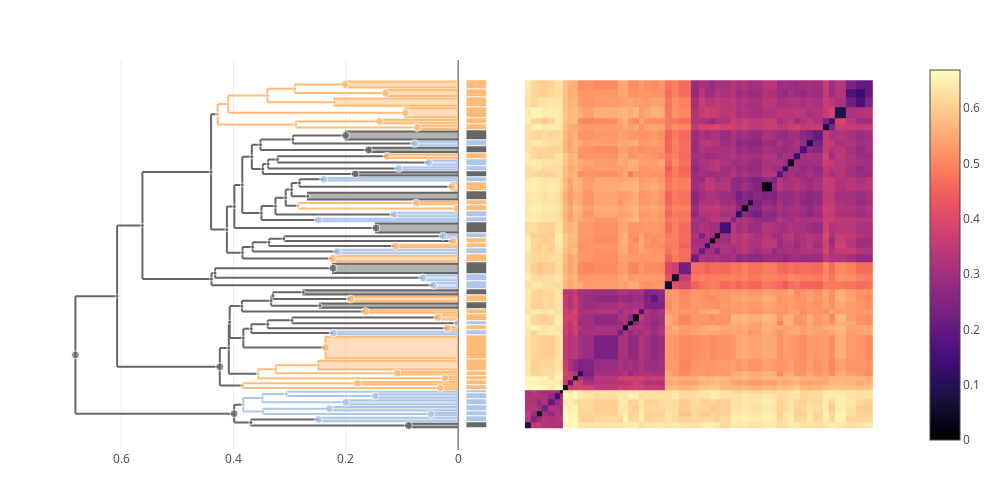

The cell this chart's notebook holds for it:
### Code cell
plot(multi_clustermap(cdata, trees["all"], max_leaves=50))

### Figure 1 — Plotly figure (JSON) as saved in the notebook; plotly's stock layout.template omitted (floating-point values rounded to 4 significant figures; data arrays with more than 128 entries replaced by an {"elided": "..."} marker saying what was removed)
{"data": [{"colorscale": {"elided": "256x2 mixed values"}, "type": "heatmap", "x": [0.5, 2.914, 5.328, 7.328, 9.743, 12.47, 14.89, 15.89, 17.89, 19.89, 21.89, 23.89, 28.49, 38.21, 40.21, 42.21, 44.21, 46.94, 48.94, 51.68, 54.41, 57.14, 60.14, 63.14, 67.88, 71.12, 73.53, 75.53, 77.53, 79.53, 84.14, 86.14, 88.55, 90.97, 92.97, 96.61, 100.6, 102.6, 105.0, 107.0, 109.8, 112.2, 114.9, 117.3, 121.5, 123.9, 126.3, 130.9, 134.9, 138.4, 141.8], "y": [0.5, 2.914, 5.328, 7.328, 9.743, 12.47, 14.89, 15.89, 17.89, 19.89, 21.89, 23.89, 28.49, 38.21, 40.21, 42.21, 44.21, 46.94, 48.94, 51.68, 54.41, 57.14, 60.14, 63.14, 67.88, 71.12, 73.53, 75.53, 77.53, 79.53, 84.14, 86.14, 88.55, 90.97, 92.97, 96.61, 100.6, 102.6, 105.0, 107.0, 109.8, 112.2, 114.9, 117.3, 121.5, 123.9, 126.3, 130.9, 134.9, 138.4, 141.8], "z": {"elided": "50x50 float values"}}, {"hoverinfo": "skip", "line": {"color": "#666666"}, "mode": "lines", "showlegend": false, "type": "scatter", "x": [0.3843, 0.3843, null, 0.3843, 0.3501, null, 0.3843, 0.3672, null], "xaxis": "x2", "y": [87.94, 110.7, null, 87.94, 87.94, null, 110.7, 110.7, null], "yaxis": "y"}, {"hoverinfo": "skip", "line": {"color": "#666666"}, "mode": "lines", "showlegend": false, "type": "scatter", "x": [0.3519, 0.3519, null, 0.3519, 0.1596, null, 0.3519, 0.2941, null], "xaxis": "x2", "y": [113.5, 117.8, null, 113.5, 113.5, null, 117.8, 117.8, null], "yaxis": "y"}, {"fill": "toself", "hoverinfo": "skip", "line": {"color": "#AEC7E8"}, "mode": "lines", "showlegend": false, "type": "scatter", "x": [0, 0.1142, 0.1142, 0], "xaxis": "x2", "y": [86.64, 86.64, 88.05, 88.05], "yaxis": "y"}, {"fill": "toself", "hoverinfo": "skip", "line": {"color": "#FFBB78"}, "mode": "lines", "showlegend": false, "type": "scatter", "x": [0, 0.2015, 0.2015, 0], "xaxis": "x2", "y": [138.9, 138.9, 141.3, 141.3], "yaxis": "y"}, {"hoverinfo": "skip", "line": {"color": "#666666"}, "mode": "lines", "showlegend": false, "type": "scatter", "x": [0.3366, 0.3366, null, 0.3366, 0.1119, null, 0.3366, 0.3102, null], "xaxis": "x2", "y": [74.53, 77.53, null, 74.53, 74.53, null, 77.53, 77.53, null], "yaxis": "y"}, {"hoverinfo": "skip", "line": {"color": "#FFBB78"}, "mode": "lines", "showlegend": false, "type": "scatter", "x": [0.428, 0.428, null, 0.428, 0.2889, null, 0.428, 0.4095, null], "xaxis": "x2", "y": [123.9, 132.1, null, 123.9, 123.9, null, 132.1, 132.1, null], "yaxis": "y"}, {"hoverinfo": "skip", "line": {"color": "#FFBB78"}, "mode": "lines", "showlegend": false, "type": "scatter", "x": [0.3831, 0.3831, null, 0.3831, 0.03199, null, 0.3831, 0.179, null], "xaxis": "x2", "y": [16.89, 18.89, null, 16.89, 16.89, null, 18.89, 18.89, null], "yaxis": "y"}, {"hoverinfo": "skip", "line": {"color": "#666666"}, "mode": "lines", "showlegend": false, "type": "scatter", "x": [0.3984, 0.3984, null, 0.3984, 0.1463, null, 0.3984, 0.3843, null], "xaxis": "x2", "y": [81.84, 99.34, null, 81.84, 81.84, null, 99.34, 99.34, null], "yaxis": "y"}, {"fill": "toself", "hoverinfo": "skip", "line": {"color": "#FFBB78"}, "mode": "lines", "showlegend": false, "type": "scatter", "x": [0, 0.07323, 0.07323, 0], "xaxis": "x2", "y": [122.0, 122.0, 123.4, 123.4], "yaxis": "y"}, {"hoverinfo": "skip", "line": {"color": "#666666"}, "mode": "lines", "showlegend": false, "type": "scatter", "x": [0.3501, 0.3501, null, 0.3501, 0.2488, null, 0.3501, 0.3252, null], "xaxis": "x2", "y": [85.14, 90.75, null, 85.14, 85.14, null, 90.75, 90.75, null], "yaxis": "y"}, {"hoverinfo": "skip", "line": {"color": "#FFBB78"}, "mode": "lines", "showlegend": false, "type": "scatter", "x": [0.3393, 0.3393, null, 0.3393, 0.2204, null, 0.3393, 0.291, null], "xaxis": "x2", "y": [132.9, 138.4, null, 132.9, 132.9, null, 138.4, 138.4, null], "yaxis": "y"}, {"fill": "toself", "hoverinfo": "skip", "line": {"color": "#AEC7E8"}, "mode": "lines", "showlegend": false, "type": "scatter", "x": [0, 0.2489, 0.2489, 0], "xaxis": "x2", "y": [3.414, 3.414, 4.828, 4.828], "yaxis": "y"}, {"fill": "toself", "hoverinfo": "skip", "line": {"color": "#FFBB78"}, "mode": "lines", "showlegend": false, "type": "scatter", "x": [0, 0.01143, 0.01143, 0], "xaxis": "x2", "y": [97.11, 97.11, 100.1, 100.1], "yaxis": "y"}, {"fill": "toself", "hoverinfo": "skip", "line": {"color": "#AEC7E8"}, "mode": "lines", "showlegend": false, "type": "scatter", "x": [0, 0.2393, 0.2393, 0], "xaxis": "x2", "y": [101.1, 101.1, 102.1, 102.1], "yaxis": "y"}, {"fill": "toself", "hoverinfo": "skip", "line": {"color": "#FFBB78"}, "mode": "lines", "showlegend": false, "type": "scatter", "x": [0, 0.1917, 0.1917, 0], "xaxis": "x2", "y": [52.18, 52.18, 53.91, 53.91], "yaxis": "y"}, {"fill": "toself", "hoverinfo": "skip", "line": {"color": "#AEC7E8"}, "mode": "lines", "showlegend": false, "type": "scatter", "x": [0, 0.04423, 0.04423, 0], "xaxis": "x2", "y": [57.64, 57.64, 59.64, 59.64], "yaxis": "y"}, {"fill": "toself", "hoverinfo": "skip", "line": {"color": "#FFBB78"}, "mode": "lines", "showlegend": false, "type": "scatter", "x": [0, 0.1265, 0.1265, 0], "xaxis": "x2", "y": [110.3, 110.3, 111.7, 111.7], "yaxis": "y"}, {"fill": "toself", "hoverinfo": "skip", "line": {"color": "#FFBB78"}, "mode": "lines", "showlegend": false, "type": "scatter", "x": [0, 0.01944, 0.01944, 0], "xaxis": "x2", "y": [40.71, 40.71, 41.71, 41.71], "yaxis": "y"}, {"fill": "toself", "hoverinfo": "skip", "line": {"color": "#FFBB78"}, "mode": "lines", "showlegend": false, "type": "scatter", "x": [0, 0.179, 0.179, 0], "xaxis": "x2", "y": [18.39, 18.39, 19.39, 19.39], "yaxis": "y"}, {"fill": "toself", "hoverinfo": "skip", "line": {"color": "#666666"}, "mode": "lines", "showlegend": false, "type": "scatter", "x": [0, 0.246, 0.246, 0], "xaxis": "x2", "y": [49.44, 49.44, 51.18, 51.18], "yaxis": "y"}, {"hoverinfo": "skip", "line": {"color": "#666666"}, "mode": "lines", "showlegend": false, "type": "scatter", "x": [0.562, 0.562, null, 0.562, 0.439, null, 0.562, 0.4398, null], "xaxis": "x2", "y": [61.11, 104.6, null, 61.11, 61.11, null, 104.6, 104.6, null], "yaxis": "y"}, {"fill": "toself", "hoverinfo": "skip", "line": {"color": "#AEC7E8"}, "mode": "lines", "showlegend": false, "type": "scatter", "x": [0, 0.0008134, 0.0008134, 0], "xaxis": "x2", "y": [42.71, 42.71, 43.71, 43.71], "yaxis": "y"}, {"fill": "toself", "hoverinfo": "skip", "line": {"color": "#FFBB78"}, "mode": "lines", "showlegend": false, "type": "scatter", "x": [0, 0.2239, 0.2239, 0], "xaxis": "x2", "y": [68.38, 68.38, 70.62, 70.62], "yaxis": "y"}, {"hoverinfo": "skip", "line": {"color": "#666666"}, "mode": "lines", "showlegend": false, "type": "scatter", "x": [0.4243, 0.4243, null, 0.4243, 0.3831, null, 0.4243, 0.4083, null], "xaxis": "x2", "y": [17.89, 33.19, null, 17.89, 17.89, null, 33.19, 33.19, null], "yaxis": "y"}, {"fill": "toself", "hoverinfo": "skip", "line": {"color": "#FFBB78"}, "mode": "lines", "showlegend": false, "type": "scatter", "x": [0, 0.03606, 0.03606, 0], "xaxis": "x2", "y": [44.71, 44.71, 46.44, 46.44], "yaxis": "y"}, {"hoverinfo": "skip", "line": {"color": "#666666"}, "mode": "lines", "showlegend": false, "type": "scatter", "x": [0.3328, 0.3328, null, 0.3328, 0.246, null, 0.3328, 0.3295, null], "xaxis": "x2", "y": [50.31, 54.41, null, 50.31, 50.31, null, 54.41, 54.41, null], "yaxis": "y"}, {"fill": "toself", "hoverinfo": "skip", "line": {"color": "#666666"}, "mode": "lines", "showlegend": false, "type": "scatter", "x": [0, 0.2674, 0.2674, 0], "xaxis": "x2", "y": [93.47, 93.47, 96.11, 96.11], "yaxis": "y"}, {"fill": "toself", "hoverinfo": "skip", "line": {"color": "#AEC7E8"}, "mode": "lines", "showlegend": false, "type": "scatter", "x": [0, 0.0629, 0.0629, 0], "xaxis": "x2", "y": [60.64, 60.64, 62.64, 62.64], "yaxis": "y"}, {"hoverinfo": "skip", "line": {"color": "#AEC7E8"}, "mode": "lines", "showlegend": false, "type": "scatter", "x": [0.3485, 0.3485, null, 0.3485, 0.2003, null, 0.3485, 0.3058, null], "xaxis": "x2", "y": [11.11, 14.54, null, 11.11, 11.11, null, 14.54, 14.54, null], "yaxis": "y"}, {"fill": "toself", "hoverinfo": "skip", "line": {"color": "#AEC7E8"}, "mode": "lines", "showlegend": false, "type": "scatter", "x": [0, 0.2151, 0.2151, 0], "xaxis": "x2", "y": [71.62, 71.62, 73.03, 73.03], "yaxis": "y"}, {"fill": "toself", "hoverinfo": "skip", "line": {"color": "#FFBB78"}, "mode": "lines", "showlegend": false, "type": "scatter", "x": [0, 0.2488, 0.2488, 0], "xaxis": "x2", "y": [24.39, 24.39, 27.99, 27.99], "yaxis": "y"}, {"hoverinfo": "skip", "line": {"color": "#666666"}, "mode": "lines", "showlegend": false, "type": "scatter", "x": [0.3839, 0.3839, null, 0.3839, 0.2239, null, 0.3839, 0.3657, null], "xaxis": "x2", "y": [69.5, 74.18, null, 69.5, 69.5, null, 74.18, 74.18, null], "yaxis": "y"}, {"hoverinfo": "skip", "line": {"color": "#666666"}, "mode": "lines", "showlegend": false, "type": "scatter", "x": [0.3389, 0.3389, null, 0.3389, 0.01944, null, 0.3389, 0.2956, null], "xaxis": "x2", "y": [41.21, 44.4, null, 41.21, 41.21, null, 44.4, 44.4, null], "yaxis": "y"}, {"hoverinfo": "skip", "line": {"color": "#666666"}, "mode": "lines", "showlegend": false, "type": "scatter", "x": [0.3252, 0.3252, null, 0.3252, 0.1142, null, 0.3252, 0.307, null], "xaxis": "x2", "y": [87.35, 94.16, null, 87.35, 87.35, null, 94.16, 94.16, null], "yaxis": "y"}, {"hoverinfo": "skip", "line": {"color": "#666666"}, "mode": "lines", "showlegend": false, "type": "scatter", "x": [0.4398, 0.4398, null, 0.4398, 0.4117, null, 0.4398, 0.428, null], "xaxis": "x2", "y": [81.21, 128.0, null, 81.21, 81.21, null, 128.0, 128.0, null], "yaxis": "y"}, {"fill": "toself", "hoverinfo": "skip", "line": {"color": "#AEC7E8"}, "mode": "lines", "showlegend": false, "type": "scatter", "x": [0, 0.02702, 0.02702, 0], "xaxis": "x2", "y": [78.03, 78.03, 79.03, 79.03], "yaxis": "y"}, {"hoverinfo": "skip", "line": {"color": "#FFBB78"}, "mode": "lines", "showlegend": false, "type": "scatter", "x": [0.2844, 0.2844, null, 0.2844, 0.002475, null, 0.2844, 0.07489, null], "xaxis": "x2", "y": [89.76, 91.97, null, 89.76, 89.76, null, 91.97, 91.97, null], "yaxis": "y"}, {"hoverinfo": "skip", "line": {"color": "#AEC7E8"}, "mode": "lines", "showlegend": false, "type": "scatter", "x": [0.3058, 0.3058, null, 0.3058, 0.1477, null, 0.3058, 0, null], "xaxis": "x2", "y": [13.68, 15.39, null, 13.68, 13.68, null, 15.39, 15.39, null], "yaxis": "y"}, {"fill": "toself", "hoverinfo": "skip", "line": {"color": "#FFBB78"}, "mode": "lines", "showlegend": false, "type": "scatter", "x": [0, 0.1119, 0.1119, 0], "xaxis": "x2", "y": [74.03, 74.03, 75.03, 75.03], "yaxis": "y"}, {"fill": "toself", "hoverinfo": "skip", "line": {"color": "#FFBB78"}, "mode": "lines", "showlegend": false, "type": "scatter", "x": [0, 0.236, 0.236, 0], "xaxis": "x2", "y": [28.99, 28.99, 37.71, 37.71], "yaxis": "y"}, {"hoverinfo": "skip", "line": {"color": "#FFBB78"}, "mode": "lines", "showlegend": false, "type": "scatter", "x": [0.291, 0.291, null, 0.291, 0.1292, null, 0.291, 0.2015, null], "xaxis": "x2", "y": [136.6, 140.1, null, 136.6, 136.6, null, 140.1, 140.1, null], "yaxis": "y"}, {"hoverinfo": "skip", "line": {"color": "#666666"}, "mode": "lines", "showlegend": false, "type": "scatter", "x": [0.4067, 0.4067, null, 0.4067, 0.3824, null, 0.4067, 0.3848, null], "xaxis": "x2", "y": [37.18, 50.15, null, 37.18, 37.18, null, 50.15, 50.15, null], "yaxis": "y"}, {"hoverinfo": "skip", "line": {"color": "#666666"}, "mode": "lines", "showlegend": false, "type": "scatter", "x": [0.3848, 0.3848, null, 0.3848, 0.1653, null, 0.3848, 0.3328, null], "xaxis": "x2", "y": [47.94, 52.36, null, 47.94, 47.94, null, 52.36, 52.36, null], "yaxis": "y"}, {"hoverinfo": "skip", "line": {"color": "#666666"}, "mode": "lines", "showlegend": false, "type": "scatter", "x": [0.307, 0.307, null, 0.307, 0.2844, null, 0.307, 0.2964, null], "xaxis": "x2", "y": [90.86, 97.45, null, 90.86, 90.86, null, 97.45, 97.45, null], "yaxis": "y"}, {"hoverinfo": "skip", "line": {"color": "#666666"}, "mode": "lines", "showlegend": false, "type": "scatter", "x": [0.3295, 0.3295, null, 0.3295, 0.1917, null, 0.3295, 0.2755, null], "xaxis": "x2", "y": [53.04, 55.77, null, 53.04, 53.04, null, 55.77, 55.77, null], "yaxis": "y"}, {"fill": "toself", "hoverinfo": "skip", "line": {"color": "#666666"}, "mode": "lines", "showlegend": false, "type": "scatter", "x": [0, 0.08852, 0.08852, 0], "xaxis": "x2", "y": [1, 1, 2.414, 2.414], "yaxis": "y"}, {"hoverinfo": "skip", "line": {"color": "#666666"}, "mode": "lines", "showlegend": false, "type": "scatter", "x": [0.2956, 0.2956, null, 0.2956, 0.0008134, null, 0.2956, 0.03606, null], "xaxis": "x2", "y": [43.21, 45.58, null, 43.21, 43.21, null, 45.58, 45.58, null], "yaxis": "y"}, {"fill": "toself", "hoverinfo": "skip", "line": {"color": "#666666"}, "mode": "lines", "showlegend": false, "type": "scatter", "x": [0, 0.1596, 0.1596, 0], "xaxis": "x2", "y": [112.7, 112.7, 114.4, 114.4], "yaxis": "y"}, {"hoverinfo": "skip", "line": {"color": "#666666"}, "mode": "lines", "showlegend": false, "type": "scatter", "x": [0.3987, 0.3987, null, 0.3987, 0.3689, null, 0.3987, 0.3825, null], "xaxis": "x2", "y": [2.914, 10.13, null, 2.914, 2.914, null, 10.13, 10.13, null], "yaxis": "y"}, {"hoverinfo": "skip", "line": {"color": "#666666"}, "mode": "lines", "showlegend": false, "type": "scatter", "x": [0.4083, 0.4083, null, 0.4083, 0.3561, null, 0.4083, 0.4067, null], "xaxis": "x2", "y": [22.71, 43.67, null, 22.71, 22.71, null, 43.67, 43.67, null], "yaxis": "y"}, {"hoverinfo": "skip", "line": {"color": "#666666"}, "mode": "lines", "showlegend": false, "type": "scatter", "x": [0.3383, 0.3383, null, 0.3383, 0.106, null, 0.3383, 0.3215, null], "xaxis": "x2", "y": [106.0, 109.7, null, 106.0, 106.0, null, 109.7, 109.7, null], "yaxis": "y"}, {"hoverinfo": "skip", "line": {"color": "#666666"}, "mode": "lines", "showlegend": false, "type": "scatter", "x": [0.6814, 0.6814, null, 0.6814, 0.3987, null, 0.6814, 0.6071, null], "xaxis": "x2", "y": [6.521, 54.2, null, 6.521, 6.521, null, 54.2, 54.2, null], "yaxis": "y"}, {"fill": "toself", "hoverinfo": "skip", "line": {"color": "#FFBB78"}, "mode": "lines", "showlegend": false, "type": "scatter", "x": [0, 0.1653, 0.1653, 0], "xaxis": "x2", "y": [47.44, 47.44, 48.44, 48.44], "yaxis": "y"}, {"hoverinfo": "skip", "line": {"color": "#666666"}, "mode": "lines", "showlegend": false, "type": "scatter", "x": [0.439, 0.439, null, 0.439, 0.04423, null, 0.439, 0.4327, null], "xaxis": "x2", "y": [58.64, 63.58, null, 58.64, 58.64, null, 63.58, 63.58, null], "yaxis": "y"}, {"fill": "toself", "hoverinfo": "skip", "line": {"color": "#FFBB78"}, "mode": "lines", "showlegend": false, "type": "scatter", "x": [0, 0.002475, 0.002475, 0], "xaxis": "x2", "y": [89.05, 89.05, 90.47, 90.47], "yaxis": "y"}, {"fill": "toself", "hoverinfo": "skip", "line": {"color": "#AEC7E8"}, "mode": "lines", "showlegend": false, "type": "scatter", "x": [0, 0.2488, 0.2488, 0], "xaxis": "x2", "y": [84.64, 84.64, 85.64, 85.64], "yaxis": "y"}, {"fill": "toself", "hoverinfo": "skip", "line": {"color": "#666666"}, "mode": "lines", "showlegend": false, "type": "scatter", "x": [0, 0.2755, 0.2755, 0], "xaxis": "x2", "y": [54.91, 54.91, 56.64, 56.64], "yaxis": "y"}, {"hoverinfo": "skip", "line": {"color": "#666666"}, "mode": "lines", "showlegend": false, "type": "scatter", "x": [0.4327, 0.4327, null, 0.4327, 0.0629, null, 0.4327, 0.2227, null], "xaxis": "x2", "y": [61.64, 65.51, null, 61.64, 61.64, null, 65.51, 65.51, null], "yaxis": "y"}, {"hoverinfo": "skip", "line": {"color": "#666666"}, "mode": "lines", "showlegend": false, "type": "scatter", "x": [0.4117, 0.4117, null, 0.4117, 0.3839, null, 0.4117, 0.3984, null], "xaxis": "x2", "y": [71.84, 90.59, null, 71.84, 71.84, null, 90.59, 90.59, null], "yaxis": "y"}, {"fill": "toself", "hoverinfo": "skip", "line": {"color": "#AEC7E8"}, "mode": "lines", "showlegend": false, "type": "scatter", "x": [0, 0.07745, 0.07745, 0], "xaxis": "x2", "y": [115.4, 115.4, 116.8, 116.8], "yaxis": "y"}, {"hoverinfo": "skip", "line": {"color": "#666666"}, "mode": "lines", "showlegend": false, "type": "scatter", "x": [0.2941, 0.2941, null, 0.2941, 0.07745, null, 0.2941, 0.2003, null], "xaxis": "x2", "y": [116.1, 119.4, null, 116.1, 116.1, null, 119.4, 119.4, null], "yaxis": "y"}, {"fill": "toself", "hoverinfo": "skip", "line": {"color": "#666666"}, "mode": "lines", "showlegend": false, "type": "scatter", "x": [0, 0.2227, 0.2227, 0], "xaxis": "x2", "y": [63.64, 63.64, 67.38, 67.38], "yaxis": "y"}, {"hoverinfo": "skip", "line": {"color": "#666666"}, "mode": "lines", "showlegend": false, "type": "scatter", "x": [0.2824, 0.2824, null, 0.2824, 0.01143, null, 0.2824, 0.2393, null], "xaxis": "x2", "y": [98.61, 101.6, null, 98.61, 98.61, null, 101.6, 101.6, null], "yaxis": "y"}, {"fill": "toself", "hoverinfo": "skip", "line": {"color": "#FFBB78"}, "mode": "lines", "showlegend": false, "type": "scatter", "x": [0, 0.02369, 0.02369, 0], "xaxis": "x2", "y": [20.39, 20.39, 21.39, 21.39], "yaxis": "y"}, {"fill": "toself", "hoverinfo": "skip", "line": {"color": "#FFBB78"}, "mode": "lines", "showlegend": false, "type": "scatter", "x": [0, 0.07489, 0.07489, 0], "xaxis": "x2", "y": [91.47, 91.47, 92.47, 92.47], "yaxis": "y"}, {"fill": "toself", "hoverinfo": "skip", "line": {"color": "#AEC7E8"}, "mode": "lines", "showlegend": false, "type": "scatter", "x": [0, 0.2222, 0.2222, 0], "xaxis": "x2", "y": [38.71, 38.71, 39.71, 39.71], "yaxis": "y"}, {"hoverinfo": "skip", "line": {"color": "#666666"}, "mode": "lines", "showlegend": false, "type": "scatter", "x": [0.3689, 0.3689, null, 0.3689, 0.08852, null, 0.3689, 0.2489, null], "xaxis": "x2", "y": [1.707, 4.121, null, 1.707, 1.707, null, 4.121, 4.121, null], "yaxis": "y"}, {"fill": "toself", "hoverinfo": "skip", "line": {"color": "#666666"}, "mode": "lines", "showlegend": false, "type": "scatter", "x": [0, 0.1463, 0.1463, 0], "xaxis": "x2", "y": [80.03, 80.03, 83.64, 83.64], "yaxis": "y"}, {"hoverinfo": "skip", "line": {"color": "#666666"}, "mode": "lines", "showlegend": false, "type": "scatter", "x": [0.3477, 0.3477, null, 0.3477, 0.1834, null, 0.3477, 0.3383, null], "xaxis": "x2", "y": [103.8, 107.9, null, 103.8, 103.8, null, 107.9, 107.9, null], "yaxis": "y"}, {"hoverinfo": "skip", "line": {"color": "#FFBB78"}, "mode": "lines", "showlegend": false, "type": "scatter", "x": [0.2889, 0.2889, null, 0.2889, 0.07323, null, 0.2889, 0.1404, null], "xaxis": "x2", "y": [122.7, 125.1, null, 122.7, 122.7, null, 125.1, 125.1, null], "yaxis": "y"}, {"hoverinfo": "skip", "line": {"color": "#FFBB78"}, "mode": "lines", "showlegend": false, "type": "scatter", "x": [0.4095, 0.4095, null, 0.4095, 0.09413, null, 0.4095, 0.3393, null], "xaxis": "x2", "y": [128.6, 135.6, null, 128.6, 128.6, null, 135.6, 135.6, null], "yaxis": "y"}, {"hoverinfo": "skip", "line": {"color": "#666666"}, "mode": "lines", "showlegend": false, "type": "scatter", "x": [0.3672, 0.3672, null, 0.3672, 0.3477, null, 0.3672, 0.3519, null], "xaxis": "x2", "y": [105.8, 115.6, null, 105.8, 105.8, null, 115.6, 115.6, null], "yaxis": "y"}, {"hoverinfo": "skip", "line": {"color": "#AEC7E8"}, "mode": "lines", "showlegend": false, "type": "scatter", "x": [0.348, 0.348, null, 0.348, 0.04853, null, 0.348, 0.2297, null], "xaxis": "x2", "y": [6.328, 8.536, null, 6.328, 6.328, null, 8.536, 8.536, null], "yaxis": "y"}, {"fill": "toself", "hoverinfo": "skip", "line": {"color": "#666666"}, "mode": "lines", "showlegend": false, "type": "scatter", "x": [0, 0.1834, 0.1834, 0], "xaxis": "x2", "y": [103.1, 103.1, 104.5, 104.5], "yaxis": "y"}, {"fill": "toself", "hoverinfo": "skip", "line": {"color": "#666666"}, "mode": "lines", "showlegend": false, "type": "scatter", "x": [0, 0.2003, 0.2003, 0], "xaxis": "x2", "y": [117.8, 117.8, 121.0, 121.0], "yaxis": "y"}, {"fill": "toself", "hoverinfo": "skip", "line": {"color": "#FFBB78"}, "mode": "lines", "showlegend": false, "type": "scatter", "x": [0, 0.1091, 0.1091, 0], "xaxis": "x2", "y": [22.39, 22.39, 23.39, 23.39], "yaxis": "y"}, {"hoverinfo": "skip", "line": {"color": "#FFBB78"}, "mode": "lines", "showlegend": false, "type": "scatter", "x": [0.3561, 0.3561, null, 0.3561, 0.02369, null, 0.3561, 0.3248, null], "xaxis": "x2", "y": [20.89, 24.54, null, 20.89, 20.89, null, 24.54, 24.54, null], "yaxis": "y"}, {"fill": "toself", "hoverinfo": "skip", "line": {"color": "#FFBB78"}, "mode": "lines", "showlegend": false, "type": "scatter", "x": [0, 0.09413, 0.09413, 0], "xaxis": "x2", "y": [126.8, 126.8, 130.4, 130.4], "yaxis": "y"}, {"fill": "toself", "hoverinfo": "skip", "line": {"color": "#FFBB78"}, "mode": "lines", "showlegend": false, "type": "scatter", "x": [0, 0.03199, 0.03199, 0], "xaxis": "x2", "y": [16.39, 16.39, 17.39, 17.39], "yaxis": "y"}, {"hoverinfo": "skip", "line": {"color": "#666666"}, "mode": "lines", "showlegend": false, "type": "scatter", "x": [0.3657, 0.3657, null, 0.3657, 0.2151, null, 0.3657, 0.3366, null], "xaxis": "x2", "y": [72.33, 76.03, null, 72.33, 72.33, null, 76.03, 76.03, null], "yaxis": "y"}, {"hoverinfo": "skip", "line": {"color": "#666666"}, "mode": "lines", "showlegend": false, "type": "scatter", "x": [0.3102, 0.3102, null, 0.3102, 0.00951, null, 0.3102, 0.02702, null], "xaxis": "x2", "y": [76.53, 78.53, null, 76.53, 76.53, null, 78.53, 78.53, null], "yaxis": "y"}, {"fill": "toself", "hoverinfo": "skip", "line": {"color": "#AEC7E8"}, "mode": "lines", "showlegend": false, "type": "scatter", "x": [0, 0.2297, 0.2297, 0], "xaxis": "x2", "y": [7.828, 7.828, 9.243, 9.243], "yaxis": "y"}, {"fill": "toself", "hoverinfo": "skip", "line": {"color": "#AEC7E8"}, "mode": "lines", "showlegend": false, "type": "scatter", "x": [0, 0.05265, 0.05265, 0], "xaxis": "x2", "y": [107.5, 107.5, 109.3, 109.3], "yaxis": "y"}, {"fill": "toself", "hoverinfo": "skip", "line": {"color": "#FFBB78"}, "mode": "lines", "showlegend": false, "type": "scatter", "x": [0, 0.00951, 0.00951, 0], "xaxis": "x2", "y": [76.03, 76.03, 77.03, 77.03], "yaxis": "y"}, {"hoverinfo": "skip", "line": {"color": "#666666"}, "mode": "lines", "showlegend": false, "type": "scatter", "x": [0.3682, 0.3682, null, 0.3682, 0.2222, null, 0.3682, 0.3389, null], "xaxis": "x2", "y": [39.21, 42.8, null, 39.21, 39.21, null, 42.8, 42.8, null], "yaxis": "y"}, {"hoverinfo": "skip", "line": {"color": "#666666"}, "mode": "lines", "showlegend": false, "type": "scatter", "x": [0.6071, 0.6071, null, 0.6071, 0.4243, null, 0.6071, 0.562, null], "xaxis": "x2", "y": [25.54, 82.86, null, 25.54, 25.54, null, 82.86, 82.86, null], "yaxis": "y"}, {"fill": "toself", "hoverinfo": "skip", "line": {"color": "#FFBB78"}, "mode": "lines", "showlegend": false, "type": "scatter", "x": [0, 0.2204, 0.2204, 0], "xaxis": "x2", "y": [131.4, 131.4, 134.4, 134.4], "yaxis": "y"}, {"hoverinfo": "skip", "line": {"color": "#FFBB78"}, "mode": "lines", "showlegend": false, "type": "scatter", "x": [0.3248, 0.3248, null, 0.3248, 0.1091, null, 0.3248, 0.2488, null], "xaxis": "x2", "y": [22.89, 26.19, null, 22.89, 22.89, null, 26.19, 26.19, null], "yaxis": "y"}, {"hoverinfo": "skip", "line": {"color": "#666666"}, "mode": "lines", "showlegend": false, "type": "scatter", "x": [0.3215, 0.3215, null, 0.3215, 0.05265, null, 0.3215, 0.1265, null], "xaxis": "x2", "y": [108.4, 111.0, null, 108.4, 108.4, null, 111.0, 111.0, null], "yaxis": "y"}, {"hoverinfo": "skip", "line": {"color": "#666666"}, "mode": "lines", "showlegend": false, "type": "scatter", "x": [0.3824, 0.3824, null, 0.3824, 0.236, null, 0.3824, 0.3682, null], "xaxis": "x2", "y": [33.35, 41.01, null, 33.35, 33.35, null, 41.01, 41.01, null], "yaxis": "y"}, {"fill": "toself", "hoverinfo": "skip", "line": {"color": "#AEC7E8"}, "mode": "lines", "showlegend": false, "type": "scatter", "x": [0, 0.04853, 0.04853, 0], "xaxis": "x2", "y": [5.828, 5.828, 6.828, 6.828], "yaxis": "y"}, {"fill": "toself", "hoverinfo": "skip", "line": {"color": "#AEC7E8"}, "mode": "lines", "showlegend": false, "type": "scatter", "x": [0, 0.2003, 0.2003, 0], "xaxis": "x2", "y": [10.24, 10.24, 11.97, 11.97], "yaxis": "y"}, {"fill": "toself", "hoverinfo": "skip", "line": {"color": "#FFBB78"}, "mode": "lines", "showlegend": false, "type": "scatter", "x": [0, 0.1404, 0.1404, 0], "xaxis": "x2", "y": [124.4, 124.4, 125.8, 125.8], "yaxis": "y"}, {"fill": "toself", "hoverinfo": "skip", "line": {"color": "#FFBB78"}, "mode": "lines", "showlegend": false, "type": "scatter", "x": [0, 0.1292, 0.1292, 0], "xaxis": "x2", "y": [135.4, 135.4, 137.9, 137.9], "yaxis": "y"}, {"hoverinfo": "skip", "line": {"color": "#666666"}, "mode": "lines", "showlegend": false, "type": "scatter", "x": [0.2964, 0.2964, null, 0.2964, 0.2674, null, 0.2964, 0.2824, null], "xaxis": "x2", "y": [94.79, 100.1, null, 94.79, 94.79, null, 100.1, 100.1, null], "yaxis": "y"}, {"fill": "toself", "hoverinfo": "skip", "line": {"color": "#AEC7E8"}, "mode": "lines", "showlegend": false, "type": "scatter", "x": [0, 0.106, 0.106, 0], "xaxis": "x2", "y": [105.5, 105.5, 106.5, 106.5], "yaxis": "y"}, {"fill": "toself", "hoverinfo": "skip", "line": {"color": "#AEC7E8"}, "mode": "lines", "showlegend": false, "type": "scatter", "x": [0, 0.1477, 0.1477, 0], "xaxis": "x2", "y": [12.97, 12.97, 14.39, 14.39], "yaxis": "y"}, {"hoverinfo": "skip", "line": {"color": "#AEC7E8"}, "mode": "lines", "showlegend": false, "type": "scatter", "x": [0.3825, 0.3825, null, 0.3825, 0.348, null, 0.3825, 0.3485, null], "xaxis": "x2", "y": [7.432, 12.82, null, 7.432, 7.432, null, 12.82, 12.82, null], "yaxis": "y"}, {"customdata": {"elided": "98x3 mixed values"}, "hovertemplate": "ID: %{customdata[0]}<br>\nHeight: %{x:.3f}<br>\nGenome count: %{customdata[1]}\n<br>\n%{customdata[2]}\n<extra></extra>", "marker": {"color": ["#666666", "#666666", "#AEC7E8", "#FFBB78", "#666666", "#FFBB78", "#FFBB78", "#666666", "#FFBB78", "#666666", "#FFBB78", "#AEC7E8", "#FFBB78", "#AEC7E8", "#FFBB78", "#AEC7E8", "#FFBB78", "#FFBB78", "#FFBB78", "#666666", "#666666", "#AEC7E8", "#FFBB78", "#666666", "#FFBB78", "#666666", "#666666", "#AEC7E8", "#AEC7E8", "#AEC7E8", "#FFBB78", "#666666", "#666666", "#666666", "#666666", "#AEC7E8", "#FFBB78", "#AEC7E8", "#FFBB78", "#FFBB78", "#FFBB78", "#666666", "#666666", "#666666", "#666666", "#666666", "#666666", "#666666", "#666666", "#666666", "#666666", "#666666", "#FFBB78", "#666666", "#FFBB78", "#AEC7E8", "#666666", "#666666", "#666666", "#AEC7E8", "#666666", "#666666", "#666666", "#FFBB78", "#FFBB78", "#AEC7E8", "#666666", "#666666", "#666666", "#FFBB78", "#FFBB78", "#666666", "#AEC7E8", "#666666", "#666666", "#FFBB78", "#FFBB78", "#FFBB78", "#FFBB78", "#666666", "#666666", "#AEC7E8", "#AEC7E8", "#FFBB78", "#666666", "#666666", "#FFBB78", "#FFBB78", "#666666", "#666666", "#AEC7E8", "#AEC7E8", "#FFBB78", "#FFBB78", "#666666", "#AEC7E8", "#AEC7E8", "#AEC7E8"], "size": [4, 4, 8, 8, 4, 4, 4, 4, 8, 4, 4, 8, 8, 8, 8, 8, 8, 8, 8, 4, 4, 8, 8, 8, 8, 4, 4, 8, 4, 8, 4, 4, 4, 4, 4, 8, 4, 4, 8, 8, 4, 4, 4, 4, 4, 8, 4, 8, 8, 4, 4, 8, 8, 4, 8, 8, 4, 4, 4, 8, 4, 8, 4, 8, 8, 8, 4, 8, 4, 4, 4, 4, 4, 8, 8, 8, 4, 8, 8, 4, 4, 8, 8, 8, 4, 4, 4, 4, 4, 4, 8, 8, 8, 8, 4, 8, 8, 4]}, "mode": "markers", "showlegend": false, "type": "scatter", "x": [0.3843, 0.3519, 0.1142, 0.2015, 0.3366, 0.428, 0.3831, 0.3984, 0.07323, 0.3501, 0.3393, 0.2489, 0.01143, 0.2393, 0.1917, 0.04423, 0.1265, 0.01944, 0.179, 0.246, 0.562, 0.0008134, 0.2239, 0.4243, 0.03606, 0.3328, 0.2674, 0.0629, 0.3485, 0.2151, 0.2488, 0.3839, 0.3389, 0.3252, 0.4398, 0.02702, 0.2844, 0.3058, 0.1119, 0.236, 0.291, 0.4067, 0.3848, 0.307, 0.3295, 0.08852, 0.2956, 0.1596, 0.3987, 0.4083, 0.3383, 0.6814, 0.1653, 0.439, 0.002475, 0.2488, 0.2755, 0.4327, 0.4117, 0.07745, 0.2941, 0.2227, 0.2824, 0.02369, 0.07489, 0.2222, 0.3689, 0.1463, 0.3477, 0.2889, 0.4095, 0.3672, 0.348, 0.1834, 0.2003, 0.1091, 0.3561, 0.09413, 0.03199, 0.3657, 0.3102, 0.2297, 0.05265, 0.00951, 0.3682, 0.6071, 0.2204, 0.3248, 0.3215, 0.3824, 0.04853, 0.2003, 0.1404, 0.1292, 0.2964, 0.106, 0.1477, 0.3825], "xaxis": "x2", "y": [99.34, 115.6, 87.35, 140.1, 76.03, 128.0, 17.89, 90.59, 122.7, 87.94, 135.6, 4.121, 98.61, 101.6, 53.04, 58.64, 111.0, 41.21, 18.89, 50.31, 82.86, 43.21, 69.5, 25.54, 45.58, 52.36, 94.79, 61.64, 12.82, 72.33, 26.19, 71.84, 42.8, 90.75, 104.6, 78.53, 90.86, 14.54, 74.53, 33.35, 138.4, 43.67, 50.15, 94.16, 54.41, 1.707, 44.4, 113.5, 6.521, 33.19, 107.9, 30.36, 47.94, 61.11, 89.76, 85.14, 55.77, 63.58, 81.21, 116.1, 117.8, 65.51, 100.1, 20.89, 91.97, 39.21, 2.914, 81.84, 105.8, 123.9, 132.1, 110.7, 7.432, 103.8, 119.4, 22.89, 22.71, 128.6, 16.89, 74.18, 77.53, 8.536, 108.4, 76.53, 41.01, 54.2, 132.9, 24.54, 109.7, 37.18, 6.328, 11.11, 125.1, 136.6, 97.45, 106.0, 13.68, 10.13], "yaxis": "y"}, {"colorscale": [[0, "#666666"], [0.1, "#AEC7E8"], [0.2, "#FFBB78"], [0.3, "#98DF8A"], [0.4, "#FF9896"], [0.5, "#C5B0D5"], [0.6, "#C49C94"], [0.7, "#F7B6D2"], [0.8, "#C7C7C7"], [0.9, "#DBDB8D"], [1, "#9EDAE5"]], "customdata": [[["ID 474", "(mixed)"]], [["ID 547", "cloacae"]], [["ID 439", "cloacae"]], [["ID 540", "cloacae"]], [["ID 529", "cloacae"]], [["ID 508", "cloacae"]], [["Genome 60", "cloacae"]], [["ID 416", "hormaechei"]], [["ID 521", "hormaechei"]], [["ID 404", "hormaechei"]], [["ID 484", "hormaechei"]], [["ID 545", "hormaechei"]], [["ID 541", "hormaechei"]], [["ID 536", "cloacae"]], [["ID 396", "hormaechei"]], [["ID 308", "cloacae"]], [["ID 421", "hormaechei"]], [["ID 515", "hormaechei"]], [["ID 544", "(mixed)"]], [["ID 527", "hormaechei"]], [["ID 550", "(mixed)"]], [["ID 435", "cloacae"]], [["ID 452", "cloacae"]], [["ID 537", "(mixed)"]], [["ID 538", "hormaechei"]], [["ID 533", "cloacae"]], [["ID 489", "hormaechei"]], [["ID 378", "hormaechei"]], [["ID 408", "cloacae"]], [["ID 506", "(mixed)"]], [["ID 546", "cloacae"]], [["ID 491", "cloacae"]], [["ID 334", "hormaechei"]], [["ID 465", "hormaechei"]], [["ID 549", "(mixed)"]], [["ID 384", "hormaechei"]], [["ID 542", "cloacae"]], [["ID 523", "(mixed)"]], [["ID 480", "cloacae"]], [["ID 443", "cloacae"]], [["ID 494", "hormaechei"]], [["ID 513", "(mixed)"]], [["ID 467", "cloacae"]], [["ID 528", "(mixed)"]], [["ID 462", "hormaechei"]], [["ID 502", "hormaechei"]], [["ID 476", "hormaechei"]], [["ID 535", "hormaechei"]], [["ID 498", "hormaechei"]], [["ID 530", "hormaechei"]]], "hovertemplate": "%{customdata[0]} <br>\n%{customdata[1]}\n<extra></extra>\n", "showscale": false, "type": "heatmap", "xaxis": "x3", "y": [0.5, 2.914, 5.328, 7.328, 9.743, 12.47, 14.89, 15.89, 17.89, 19.89, 21.89, 23.89, 28.49, 38.21, 40.21, 42.21, 44.21, 46.94, 48.94, 51.68, 54.41, 57.14, 60.14, 63.14, 67.88, 71.12, 73.53, 75.53, 77.53, 79.53, 84.14, 86.14, 88.55, 90.97, 92.97, 96.61, 100.6, 102.6, 105.0, 107.0, 109.8, 112.2, 114.9, 117.3, 121.5, 123.9, 126.3, 130.9, 134.9, 138.4, 141.8], "ygap": 1, "z": [[0], [1], [1], [1], [1], [1], [1], [2], [2], [2], [2], [2], [2], [1], [2], [1], [2], [2], [0], [2], [0], [1], [1], [0], [2], [1], [2], [2], [1], [0], [1], [1], [2], [2], [0], [2], [1], [0], [1], [1], [2], [0], [1], [0], [2], [2], [2], [2], [2], [2]], "zmax": 10, "zmin": 0}], "layout": {"height": 500, "hovermode": "closest", "margin": {"b": 50, "l": 50, "r": 50, "t": 60}, "showlegend": false, "width": 1000, "xaxis": {"autorange": true, "constrain": "domain", "domain": [0.5566, 0.9649], "range": [0.5, 141.8], "scaleanchor": "y", "type": "linear", "visible": false}, "xaxis2": {"autorange": true, "domain": [0, 0.4785], "range": [0.7266, 0], "rangemode": "nonnegative", "type": "linear"}, "xaxis3": {"autorange": true, "domain": [0.488, 0.512], "fixedrange": true, "range": [-0.5, 0.5], "visible": false}, "yaxis": {"autorange": true, "domain": [0, 1], "range": [-8.235, 150.0], "scaleanchor": "x", "type": "linear", "visible": false}}}
